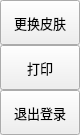
                 <widget class="QFrame" name="extraRightBox">
                  <property name="minimumSize">
                   <size>
                    <width>0</width>
                    <height>0</height>
                   </size>
                  </property>
                  <property name="maximumSize">
                   <size>
                    <width>0</width>
                    <height>16777215</height>
                   </size>
                  </property>
                  <property name="frameShape">
                   <enum>QFrame::NoFrame</enum>
                  </property>
                  <property name="frameShadow">
                   <enum>QFrame::Raised</enum>
                  </property>
                  <layout class="QVBoxLayout" name="verticalLayout_7">
                   <property name="spacing">
                    <number>0</number>
                   </property>
                   <property name="leftMargin">
                    <number>0</number>
                   </property>
                   <property name="topMargin">
                    <number>0</number>
                   </property>
                   <property name="rightMargin">
                    <number>0</number>
                   </property>
                   <property name="bottomMargin">
                    <number>0</number>
                   </property>
                   <item>
                    <widget class="QFrame" name="themeSettingsTopDetail">
                     <property name="maximumSize">
                      <size>
                       <width>16777215</width>
                       <height>3</height>
                      </size>
                     </property>
                     <property name="frameShape">
                      <enum>QFrame::NoFrame</enum>
                     </property>
                     <property name="frameShadow">
                      <enum>QFrame::Raised</enum>
                     </property>
                    </widget>
                   </item>
                   <item>
                    <widget class="QFrame" name="contentSettings">
                     <property name="frameShape">
                      <enum>QFrame::NoFrame</enum>
                     </property>
                     <property name="frameShadow">
                      <enum>QFrame::Raised</enum>
                     </property>
                     <layout class="QVBoxLayout" name="verticalLayout_13">
                      <property name="spacing">
                       <number>0</number>
                      </property>
                      <property name="leftMargin">
                       <number>0</number>
                      </property>
                      <property name="topMargin">
                       <number>0</number>
                      </property>
                      <property name="rightMargin">
                       <number>0</number>
                      </property>
                      <property name="bottomMargin">
                       <number>0</number>
                      </property>
                      <item alignment="Qt::AlignTop">
                       <widget class="QFrame" name="topMenus">
                        <property name="frameShape">
                         <enum>QFrame::NoFrame</enum>
                        </property>
                        <property name="frameShadow">
                         <enum>QFrame::Raised</enum>
                        </property>
                        <layout class="QVBoxLayout" name="verticalLayout_14">
                         <property name="spacing">
                          <number>0</number>
                         </property>
                         <property name="leftMargin">
                          <number>0</number>
                         </property>
                         <property name="topMargin">
                          <number>0</number>
                         </property>
                         <property name="rightMargin">
                          <number>0</number>
                         </property>
                         <property name="bottomMargin">
                          <number>0</number>
                         </property>
                         <item>
                          <widget class="QPushButton" name="btn_skin">
                           <property name="sizePolicy">
                            <sizepolicy hsizetype="Expanding" vsizetype="Fixed">
                             <horstretch>0</horstretch>
                             <verstretch>0</verstretch>
                            </sizepolicy>
                           </property>
                           <property name="minimumSize">
                            <size>
                             <width>0</width>
                             <height>45</height>
                            </size>
                           </property>
                           <property name="font">
                            <font>
                             <family>Segoe UI</family>
                             <pointsize>10</pointsize>
                             <italic>false</italic>
                             <bold>false</bold>
                            </font>
                           </property>
                           <property name="cursor">
                            <cursorShape>PointingHandCursor</cursorShape>
                           </property>
                           <property name="layoutDirection">
                            <enum>Qt::LeftToRight</enum>
                           </property>
                           <property name="styleSheet">
                            <string notr="true">background-image: url(:/icons/images/icons/cil-gamepad.png);
background-image: url(:/icons/images/icons/cil-loop.png);</string>
                           </property>
                           <property name="text">
                            <string>更换皮肤</string>
                           </property>
                          </widget>
                         </item>
                         <item>
                          <widget class="QPushButton" name="btn_print">
                           <property name="sizePolicy">
                            <sizepolicy hsizetype="Expanding" vsizetype="Fixed">
                             <horstretch>0</horstretch>
                             <verstretch>0</verstretch>
                            </sizepolicy>
                           </property>
                           <property name="minimumSize">
                            <size>
                             <width>0</width>
                             <height>45</height>
                            </size>
                           </property>
                           <property name="font">
                            <font>
                             <family>Segoe UI</family>
                             <pointsize>10</pointsize>
                             <italic>false</italic>
                             <bold>false</bold>
                            </font>
                           </property>
                           <property name="cursor">
                            <cursorShape>PointingHandCursor</cursorShape>
                           </property>
                           <property name="layoutDirection">
                            <enum>Qt::LeftToRight</enum>
                           </property>
                           <property name="styleSheet">
                            <string notr="true">background-image: url(:/icons/images/icons/cil-print.png);</string>
                           </property>
                           <property name="text">
                            <string>打印</string>
                           </property>
                          </widget>
                         </item>
                         <item>
                          <widget class="QPushButton" name="btn_logout">
                           <property name="sizePolicy">
                            <sizepolicy hsizetype="Expanding" vsizetype="Fixed">
                             <horstretch>0</horstretch>
                             <verstretch>0</verstretch>
                            </sizepolicy>
                           </property>
                           <property name="minimumSize">
                            <size>
                             <width>0</width>
                             <height>45</height>
                            </size>
                           </property>
                           <property name="font">
                            <font>
                             <family>Segoe UI</family>
                             <pointsize>10</pointsize>
                             <italic>false</italic>
                             <bold>false</bold>
                            </font>
                           </property>
                           <property name="cursor">
                            <cursorShape>PointingHandCursor</cursorShape>
                           </property>
                           <property name="layoutDirection">
                            <enum>Qt::LeftToRight</enum>
                           </property>
                           <property name="styleSheet">
                            <string notr="true">background-image: url(:/icons/images/icons/cil-account-logout.png);</string>
                           </property>
                           <property name="text">
                            <string>退出登录</string>
                           </property>
                          </widget>
                         </item>
                        </layout>
                       </widget>
                      </item>
                     </layout>
                    </widget>
                   </item>
                  </layout>
                 </widget>
